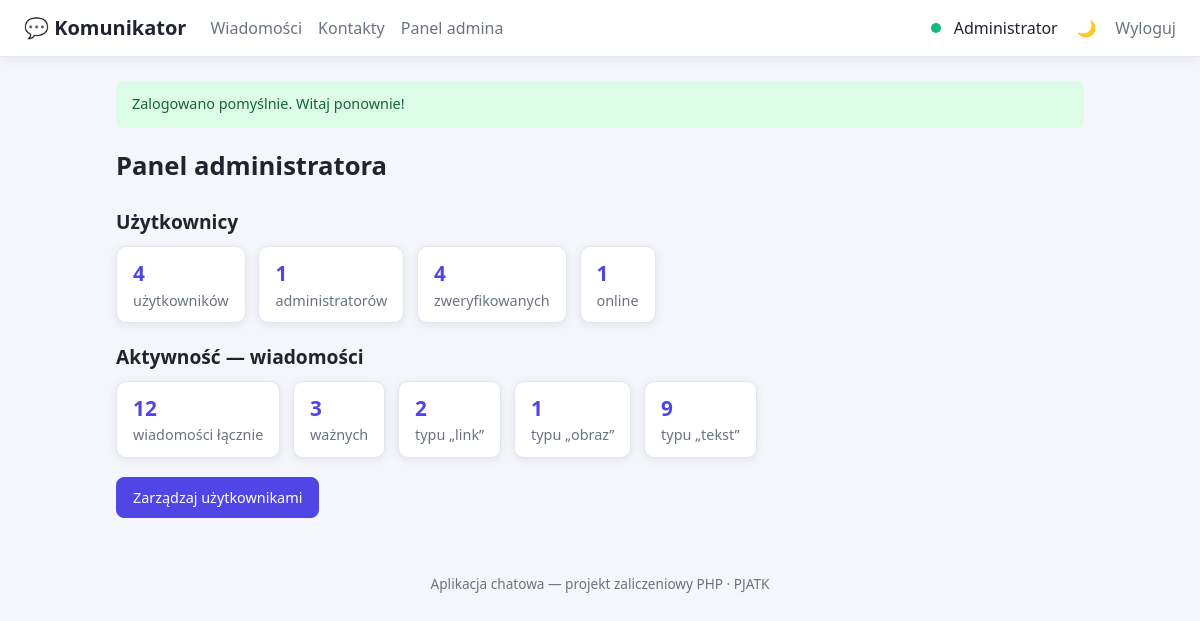
The page /index.php?page=admin (signed in) on the database as committed earlier.
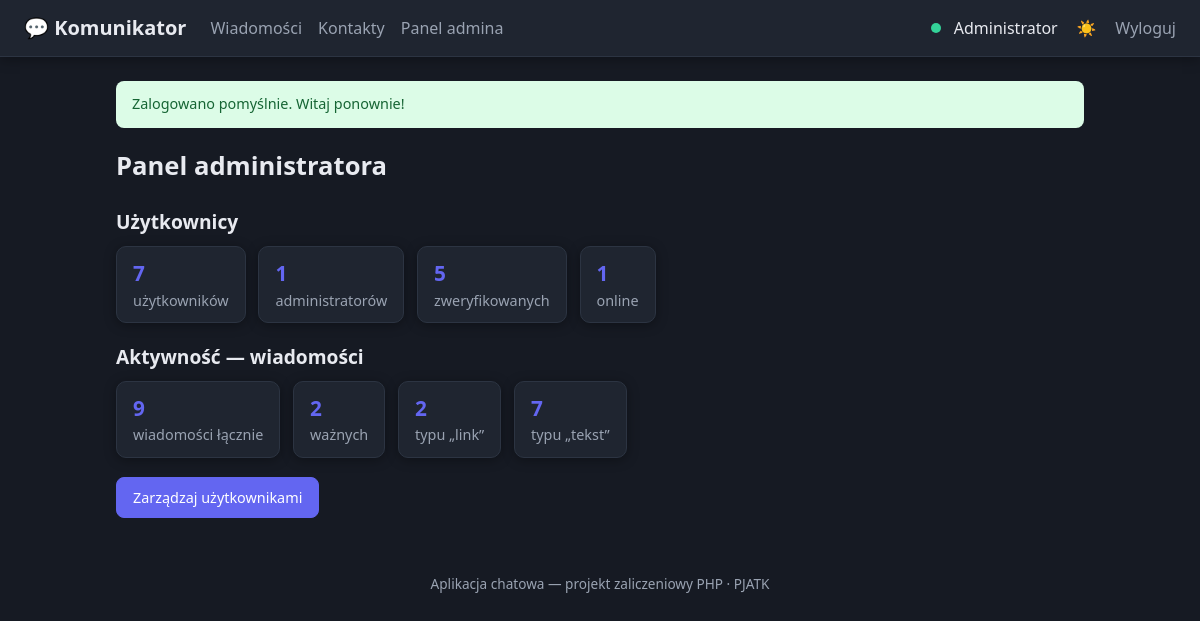
The same page on the database as committed later.
### tables this page shows
CREATE TABLE users (
    id                 INTEGER PRIMARY KEY AUTOINCREMENT,
    email              TEXT    NOT NULL UNIQUE,
    password_hash      TEXT    NOT NULL,
    display_name       TEXT    NOT NULL,
    role               TEXT    NOT NULL DEFAULT 'user',      -- 'admin' lub 'user'
    is_verified        INTEGER NOT NULL DEFAULT 0,           -- 0 = niezweryfikowany, 1 = e-mail potwierdzony
    verification_token TEXT,                                 -- token z linka aktywacyjnego
    auth_provider      TEXT    NOT NULL DEFAULT 'local',     -- 'local' / 'google' / 'facebook'
    theme              TEXT    NOT NULL DEFAULT 'light',     -- preferencja: 'light' / 'dark'
    is_online          INTEGER NOT NULL DEFAULT 0,           -- status online
    created_at         TEXT    NOT NULL DEFAULT (datetime('now'))
);

### config.php (called while the page is built, shortened)
<?php
function e(?string $value): string
{
    return htmlspecialchars((string) $value, ENT_QUOTES, 'UTF-8');
}
function take_flash(): ?array
{
    $flash = $_SESSION['flash'] ?? null;
    return $flash;
}
function view(string $template, array $data = []): void
{
    extract($data);
    require BASE_PATH . "/views/$template.php";
    $content = ob_get_clean();
    require BASE_PATH . "/views/layout.php";
}

### src/Controllers/AdminController.php (called while the page is built, shortened)
<?php
class AdminController
{
    public function dashboard(): void
    {
        view('admin/dashboard', [
            'userStats'    => User::stats(),
            'messageStats' => Message::aggregate(null),
        ]);
    }
}

### index.php (called while the page is built, shortened)
<?php
require __DIR__ . '/config.php';
$routes = [
    'login'        => [AuthController::class,    'login',     'guest'],
    'do_login'     => [AuthController::class,    'doLogin',   'guest'],
    'register'     => [AuthController::class,    'register',  'guest'],
    'do_register'  => [AuthController::class,    'doRegister','guest'],
    'verify'       => [AuthController::class,    'verify',    'guest'],
    'logout'       => [AuthController::class,    'logout',    'auth'],
    'messages'        => [MessageController::class, 'index',  'auth'],
    'message_create'  => [MessageController::class, 'create', 'auth'],
    'message_edit'    => [MessageController::class, 'edit',   'auth'],
    'message_save'    => [MessageController::class, 'save',   'auth'],
    'message_delete'  => [MessageController::class, 'delete', 'auth'],
    'export'          => [MessageController::class, 'export', 'auth'],
    'conversation_create' => [ConversationController::class, 'create', 'auth'],
    'conversation_save'   => [ConversationController::class, 'save',   'auth'],
    'contacts'        => [ContactController::class, 'index',  'auth'],
    'contact_add'     => [ContactController::class, 'add',    'auth'],
    'contact_delete'  => [ContactController::class, 'delete', 'auth'],
    'toggle_theme'    => [SettingsController::class, 'toggleTheme', 'auth'],
    'admin'           => [AdminController::class, 'dashboard',  'admin'],
    'admin_users'     => [AdminController::class, 'users',      'admin'],
    'admin_set_role'  => [AdminController::class, 'setRole',    'admin'],
    'admin_delete'    => [AdminController::class, 'deleteUser', 'admin'],
];
$page = $_GET['page'] ?? (Auth::check() ? 'messages' : 'login');
[$controllerClass, $method, $access] = $routes[$page];
try {
    $controller = new $controllerClass();
    $controller->$method();
} catch (Throwable $ex) {
    show_error(500, 'Wystąpił wewnętrzny błąd serwera.');
}

### src/Database.php (called while the page is built)
<?php
class Database
{
    private static ?PDO $instance = null;
    public static function pdo(): PDO
    {
        if (self::$instance === null) {
            self::$instance = self::connect();
        }
        return self::$instance;
    }
    private static function connect(): PDO
    {
        $pdo = new PDO('sqlite:' . DB_PATH);
        $pdo->setAttribute(PDO::ATTR_ERRMODE, PDO::ERRMODE_EXCEPTION);
        $pdo->setAttribute(PDO::ATTR_DEFAULT_FETCH_MODE, PDO::FETCH_ASSOC);
        $pdo->exec('PRAGMA foreign_keys = ON');
        return $pdo;
    }
    public static function run(string $sql, array $params = []): PDOStatement
    {
        $stmt = self::pdo()->prepare($sql);
        $stmt->execute($params);
        return $stmt;
    }
}

### src/Models/Message.php (called while the page is built, shortened)
<?php
class Message
{
    public static function aggregate(?int $limitToUser = null): array
    {
        [$where, $params] = self::buildFilters([], $limitToUser);
        $byType = Database::run(
            "SELECT type, COUNT(*) AS c FROM messages m JOIN users u ON u.id = m.user_id $where GROUP BY type",
            $params
        )->fetchAll();
        $total     = (int) Database::run("SELECT COUNT(*) FROM messages m JOIN users u ON u.id = m.user_id $where", $params)->fetchColumn();
        $important = (int) Database::run("SELECT COUNT(*) FROM messages m JOIN users u ON u.id = m.user_id $where" . ($where ? ' AND' : ' WHERE') . ' m.is_important = 1', $params)->fetchColumn();
        return [
            'total'     => $total,
            'important' => $important,
            'by_type'   => $byType,
        ];
    }
    private static function buildFilters(array $filters, ?int $limitToUser): array
    {
        $conditions = [];
        $params = [];
        $where = $conditions ? 'WHERE ' . implode(' AND ', $conditions) : '';
        return [$where, $params];
    }
}

### src/Auth.php (called while the page is built, shortened)
<?php
class Auth
{
    public static function check(): bool
    {
        return isset($_SESSION['user_id']);
    }
    public static function user(): ?array
    {
        return User::find((int) $_SESSION['user_id']);
    }
}

### src/Models/User.php (called while the page is built, shortened)
<?php
class User
{
    public static function find(int $id): ?array
    {
        $stmt = Database::run('SELECT * FROM users WHERE id = :id', [':id' => $id]);
        return $stmt->fetch() ?: null;
    }
}

### views/layout.php (the view, shortened to what the changed rows need)
<?php
$currentUser = Auth::user();
$theme = $currentUser['theme'] ?? 'light';
$flash = take_flash();
?>
<!DOCTYPE html>
<html lang="pl" data-theme="<?= e($theme) ?>">
<head>
    <link rel="stylesheet" href="public/css/style.css">
</head>
<body>
<header class="topbar">
    <a class="brand" href="index.php?page=messages">💬 Komunikator</a>
    <?php if ($currentUser): ?>
        <nav class="nav">
            <a href="index.php?page=messages">Wiadomości</a>
            <a href="index.php?page=contacts">Kontakty</a>
            <?php if ($currentUser['role'] === 'admin'): ?>
                <a href="index.php?page=admin">Panel admina</a>
            <?php endif; ?>
        </nav>
        <div class="user-box">
            <span class="online-dot" title="online"></span>
            <span><?= e($currentUser['display_name']) ?></span>
            <form method="post" action="index.php?page=toggle_theme" class="inline">
                <button class="btn-link" title="Zmień motyw">
                    <?= $theme === 'dark' ? '☀️' : '🌙' ?>
                </button>
            </form>
            <a class="btn-link" href="index.php?page=logout">Wyloguj</a>
        </div>
    <?php endif; ?>
</header>
<main class="container">
    <?php if ($flash): ?>
        <div class="flash flash-<?= e($flash['type']) ?>"><?= e($flash['message']) ?></div>
    <?php endif; ?>
    <?= $content ?>
</main>
<footer class="footer">
    Aplikacja chatowa — projekt zaliczeniowy PHP &middot; PJATK
</footer>
</body>
</html>

### views/admin/dashboard.php (shortened to what the changed rows need)
<div class="page-head"><h1>Panel administratora</h1></div>
<h2>Użytkownicy</h2>
<div class="summary">
    <div class="stat"><span class="stat-num"><?= (int) $userStats['total'] ?></span> użytkowników</div>
    <div class="stat"><span class="stat-num"><?= (int) $userStats['admins'] ?></span> administratorów</div>
    <div class="stat"><span class="stat-num"><?= (int) $userStats['verified'] ?></span> zweryfikowanych</div>
    <div class="stat"><span class="stat-num"><?= (int) $userStats['online'] ?></span> online</div>
</div>
<h2>Aktywność — wiadomości</h2>
<div class="summary">
    <div class="stat"><span class="stat-num"><?= (int) $messageStats['total'] ?></span> wiadomości łącznie</div>
    <div class="stat"><span class="stat-num"><?= (int) $messageStats['important'] ?></span> ważnych</div>
    <?php foreach ($messageStats['by_type'] as $t): ?>
        <div class="stat"><span class="stat-num"><?= (int) $t['c'] ?></span> typu „<?= e($t['type']) ?>”</div>
    <?php endforeach; ?>
</div>
<p><a class="btn btn-primary" href="index.php?page=admin_users">Zarządzaj użytkownikami</a></p>

Rows that differ between the two databases and show on the page:
changed users "Administrator": theme "light" → "dark" (drawn)
Other text that changed with them:
$userStats['total']: "4" → "7"
$userStats['verified']: "4" → "5"
$messageStats['total']: "12" → "9"
$messageStats['important']: "3" → "2"
new list line: "7 typu „ tekst ”"
list line gone: "1 typu „ obraz ”"
list line gone: "9 typu „ tekst ”"
